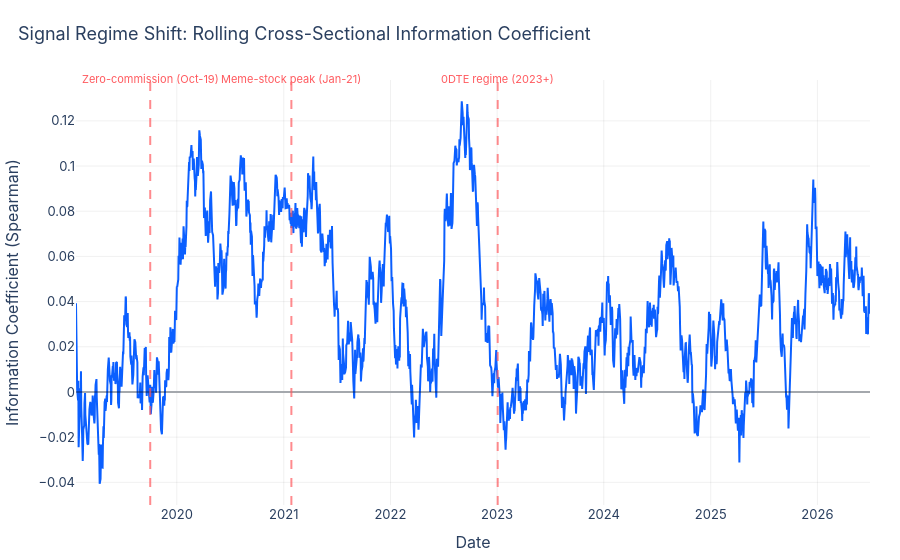

Write notebook code for a chart like this one.
### Code cell
ic_series = pd.Series(index=dates, dtype=float)
for dt in dates[:-1]:
    ic_series.loc[dt] = backtest.information_coefficient(alpha_score.loc[dt], fwd_ret_panel.loc[dt])

roll_ic = monitoring.rolling_ic(ic_series, window=63)
fig2, paths2 = viz.plot_rolling_ic_regime(roll_ic.dropna(), regime_dates, FIG_DIR)
fig2.show()

for label, (lo, hi) in {
    "2019 (pre zero-commission)": ("2019-01-01", "2019-10-01"),
    "2020 (COVID/meme peak)": ("2019-10-02", "2020-12-31"),
    "2021-2022 (cooling)": ("2021-01-01", "2022-12-31"),
    "2023-2026 (0DTE regime)": ("2023-01-01", "2026-06-30"),
}.items():
    sub = ic_series.loc[lo:hi]
    print(f"{label:32s} mean daily IC = {sub.mean():+.4f}   (n={len(sub.dropna())})")

### Figure 1 — Plotly figure (JSON) as saved in the notebook; plotly's stock layout.template omitted (floating-point values rounded to 4 significant figures; data arrays with more than 128 entries replaced by an {"elided": "..."} marker saying what was removed)
{"data": [{"line": {"color": "#0B5FFF", "width": 2}, "mode": "lines", "name": "Rolling IC (EOV vs fwd return)", "type": "scatter", "x": {"elided": "1942 str values"}, "y": {"elided": "1942 float values"}}], "layout": {"annotations": [{"font": {"color": "#FF5A5F", "size": 11}, "showarrow": false, "text": "Zero-commission (Oct-19)", "x": "2019-10-02", "y": 1, "yref": "paper", "yshift": 10}, {"font": {"color": "#FF5A5F", "size": 11}, "showarrow": false, "text": "Meme-stock peak (Jan-21)", "x": "2021-01-27", "y": 1, "yref": "paper", "yshift": 10}, {"font": {"color": "#FF5A5F", "size": 11}, "showarrow": false, "text": "0DTE regime (2023+)", "x": "2023-01-03", "y": 1, "yref": "paper", "yshift": 10}], "colorway": ["#0B5FFF", "#FF5A5F", "#00B67A", "#F5A623", "#8E44AD", "#1ABC9C"], "font": {"family": "Inter, Helvetica, Arial, sans-serif", "size": 13}, "hovermode": "x unified", "legend": {"orientation": "h", "x": 1, "xanchor": "right", "y": 1.02, "yanchor": "bottom"}, "margin": {"b": 50, "l": 60, "r": 30, "t": 80}, "shapes": [{"line": {"color": "rgba(0,0,0,0.3)"}, "type": "line", "x0": 0, "x1": 1, "xref": "x domain", "y0": 0, "y1": 0, "yref": "y"}, {"line": {"color": "#FF5A5F", "dash": "dash"}, "opacity": 0.7, "type": "line", "x0": "2019-10-02", "x1": "2019-10-02", "xref": "x", "y0": 0, "y1": 1, "yref": "y domain"}, {"line": {"color": "#FF5A5F", "dash": "dash"}, "opacity": 0.7, "type": "line", "x0": "2021-01-27", "x1": "2021-01-27", "xref": "x", "y0": 0, "y1": 1, "yref": "y domain"}, {"line": {"color": "#FF5A5F", "dash": "dash"}, "opacity": 0.7, "type": "line", "x0": "2023-01-03", "x1": "2023-01-03", "xref": "x", "y0": 0, "y1": 1, "yref": "y domain"}], "title": {"font": {"size": 18}, "text": "Signal Regime Shift: Rolling Cross-Sectional Information Coefficient", "x": 0.02, "xanchor": "left"}, "xaxis": {"gridcolor": "rgba(0,0,0,0.06)", "showgrid": true, "title": {"text": "Date"}}, "yaxis": {"gridcolor": "rgba(0,0,0,0.06)", "showgrid": true, "title": {"text": "Information Coefficient (Spearman)"}}}}
